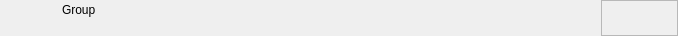
<?xml version="1.0" encoding="UTF-8"?>
<ui version="4.0">
 <class>RundownGroupWidget</class>
 <widget class="QWidget" name="RundownGroupWidget">
  <property name="geometry">
   <rect>
    <x>0</x>
    <y>0</y>
    <width>678</width>
    <height>36</height>
   </rect>
  </property>
  <layout class="QHBoxLayout" name="horizontalLayout">
   <property name="spacing">
    <number>0</number>
   </property>
   <property name="margin">
    <number>0</number>
   </property>
   <item>
    <widget class="QFrame" name="frameItem">
     <property name="sizePolicy">
      <sizepolicy hsizetype="Preferred" vsizetype="Fixed">
       <horstretch>0</horstretch>
       <verstretch>0</verstretch>
      </sizepolicy>
     </property>
     <property name="minimumSize">
      <size>
       <width>0</width>
       <height>36</height>
      </size>
     </property>
     <widget class="QLabel" name="labelIcon">
      <property name="geometry">
       <rect>
        <x>22</x>
        <y>2</y>
        <width>32</width>
        <height>32</height>
       </rect>
      </property>
      <property name="text">
       <string/>
      </property>
      <property name="pixmap">
       <pixmap resource="../Resource.qrc">:/Graphics/Images/Group.png</pixmap>
      </property>
      <property name="scaledContents">
       <bool>true</bool>
      </property>
     </widget>
     <widget class="QLabel" name="labelLabel">
      <property name="geometry">
       <rect>
        <x>62</x>
        <y>2</y>
        <width>271</width>
        <height>16</height>
       </rect>
      </property>
      <property name="text">
       <string>Group</string>
      </property>
     </widget>
     <widget class="QLabel" name="labelColor">
      <property name="geometry">
       <rect>
        <x>0</x>
        <y>0</y>
        <width>18</width>
        <height>36</height>
       </rect>
      </property>
      <property name="text">
       <string/>
      </property>
     </widget>
     <widget class="QLabel" name="labelGroupColor">
      <property name="geometry">
       <rect>
        <x>17</x>
        <y>34</y>
        <width>54</width>
        <height>2</height>
       </rect>
      </property>
      <property name="text">
       <string/>
      </property>
     </widget>
     <widget class="QLabel" name="labelNoteField">
      <property name="geometry">
       <rect>
        <x>360</x>
        <y>1</y>
        <width>271</width>
        <height>35</height>
       </rect>
      </property>
      <property name="text">
       <string/>
      </property>
      <property name="textFormat">
       <enum>Qt::PlainText</enum>
      </property>
      <property name="alignment">
       <set>Qt::AlignLeading|Qt::AlignLeft|Qt::AlignTop</set>
      </property>
      <property name="wordWrap">
       <bool>true</bool>
      </property>
      <property name="margin">
       <number>0</number>
      </property>
     </widget>
    </widget>
   </item>
   <item>
    <widget class="QFrame" name="frameStatus">
     <property name="minimumSize">
      <size>
       <width>77</width>
       <height>0</height>
      </size>
     </property>
     <property name="maximumSize">
      <size>
       <width>77</width>
       <height>16777215</height>
      </size>
     </property>
     <property name="frameShape">
      <enum>QFrame::StyledPanel</enum>
     </property>
     <property name="frameShadow">
      <enum>QFrame::Raised</enum>
     </property>
     <widget class="QLabel" name="labelGpiConnected">
      <property name="geometry">
       <rect>
        <x>1</x>
        <y>2</y>
        <width>32</width>
        <height>32</height>
       </rect>
      </property>
      <property name="minimumSize">
       <size>
        <width>32</width>
        <height>32</height>
       </size>
      </property>
      <property name="maximumSize">
       <size>
        <width>32</width>
        <height>32</height>
       </size>
      </property>
      <property name="lineWidth">
       <number>0</number>
      </property>
      <property name="text">
       <string/>
      </property>
      <property name="pixmap">
       <pixmap resource="../Resource.qrc">:/Graphics/Images/GpiConnected.png</pixmap>
      </property>
      <property name="scaledContents">
       <bool>true</bool>
      </property>
     </widget>
     <widget class="QLabel" name="labelActiveColor">
      <property name="geometry">
       <rect>
        <x>69</x>
        <y>0</y>
        <width>8</width>
        <height>36</height>
       </rect>
      </property>
      <property name="minimumSize">
       <size>
        <width>8</width>
        <height>36</height>
       </size>
      </property>
      <property name="maximumSize">
       <size>
        <width>8</width>
        <height>36</height>
       </size>
      </property>
      <property name="text">
       <string/>
      </property>
     </widget>
     <widget class="QLabel" name="labelAutoStep">
      <property name="geometry">
       <rect>
        <x>33</x>
        <y>2</y>
        <width>32</width>
        <height>32</height>
       </rect>
      </property>
      <property name="minimumSize">
       <size>
        <width>32</width>
        <height>32</height>
       </size>
      </property>
      <property name="maximumSize">
       <size>
        <width>32</width>
        <height>32</height>
       </size>
      </property>
      <property name="lineWidth">
       <number>0</number>
      </property>
      <property name="text">
       <string/>
      </property>
      <property name="pixmap">
       <pixmap resource="../Resource.qrc">:/Graphics/Images/AutoStep.png</pixmap>
      </property>
      <property name="scaledContents">
       <bool>true</bool>
      </property>
      <property name="margin">
       <number>0</number>
      </property>
     </widget>
    </widget>
   </item>
  </layout>
 </widget>
 <resources>
  <include location="../Resource.qrc"/>
 </resources>
 <connections/>
 <slots>
  <slot>addToCombo()</slot>
 </slots>
</ui>
